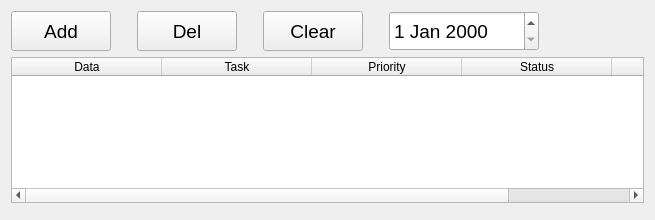
<?xml version="1.0" encoding="UTF-8"?>
<ui version="4.0">
 <class>Form</class>
 <widget class="QWidget" name="Form">
  <property name="geometry">
   <rect>
    <x>0</x>
    <y>0</y>
    <width>655</width>
    <height>220</height>
   </rect>
  </property>
  <property name="minimumSize">
   <size>
    <width>655</width>
    <height>220</height>
   </size>
  </property>
  <property name="font">
   <font>
    <pointsize>14</pointsize>
   </font>
  </property>
  <property name="windowTitle">
   <string>Form</string>
  </property>
  <property name="styleSheet">
   <string notr="true">QPushButton{
	margin-right: 20px;
}</string>
  </property>
  <layout class="QVBoxLayout" name="verticalLayout">
   <item>
    <layout class="QHBoxLayout" name="horizontalLayout">
     <item>
      <widget class="QPushButton" name="pushButtonAddRow">
       <property name="sizePolicy">
        <sizepolicy hsizetype="Minimum" vsizetype="Minimum">
         <horstretch>0</horstretch>
         <verstretch>0</verstretch>
        </sizepolicy>
       </property>
       <property name="minimumSize">
        <size>
         <width>120</width>
         <height>40</height>
        </size>
       </property>
       <property name="font">
        <font>
         <pointsize>14</pointsize>
        </font>
       </property>
       <property name="text">
        <string>Add</string>
       </property>
      </widget>
     </item>
     <item>
      <widget class="QPushButton" name="pushButtonDelRow">
       <property name="sizePolicy">
        <sizepolicy hsizetype="Minimum" vsizetype="Minimum">
         <horstretch>0</horstretch>
         <verstretch>0</verstretch>
        </sizepolicy>
       </property>
       <property name="minimumSize">
        <size>
         <width>120</width>
         <height>40</height>
        </size>
       </property>
       <property name="font">
        <font>
         <pointsize>14</pointsize>
        </font>
       </property>
       <property name="text">
        <string>Del</string>
       </property>
      </widget>
     </item>
     <item>
      <widget class="QPushButton" name="pushButtonClear">
       <property name="sizePolicy">
        <sizepolicy hsizetype="Minimum" vsizetype="Minimum">
         <horstretch>0</horstretch>
         <verstretch>0</verstretch>
        </sizepolicy>
       </property>
       <property name="minimumSize">
        <size>
         <width>120</width>
         <height>40</height>
        </size>
       </property>
       <property name="font">
        <font>
         <pointsize>14</pointsize>
        </font>
       </property>
       <property name="text">
        <string>Clear</string>
       </property>
      </widget>
     </item>
     <item>
      <widget class="QDateEdit" name="dateEditTable">
       <property name="minimumSize">
        <size>
         <width>150</width>
         <height>40</height>
        </size>
       </property>
       <property name="maximumSize">
        <size>
         <width>16777215</width>
         <height>40</height>
        </size>
       </property>
      </widget>
     </item>
     <item>
      <spacer name="horizontalSpacer_2">
       <property name="orientation">
        <enum>Qt::Horizontal</enum>
       </property>
       <property name="sizeHint" stdset="0">
        <size>
         <width>40</width>
         <height>20</height>
        </size>
       </property>
      </spacer>
     </item>
    </layout>
   </item>
   <item>
    <widget class="QTableWidget" name="tableWidget">
     <property name="sizePolicy">
      <sizepolicy hsizetype="Expanding" vsizetype="Expanding">
       <horstretch>0</horstretch>
       <verstretch>99</verstretch>
      </sizepolicy>
     </property>
     <attribute name="horizontalHeaderCascadingSectionResizes">
      <bool>true</bool>
     </attribute>
     <attribute name="horizontalHeaderDefaultSectionSize">
      <number>150</number>
     </attribute>
     <attribute name="horizontalHeaderShowSortIndicator" stdset="0">
      <bool>true</bool>
     </attribute>
     <attribute name="horizontalHeaderStretchLastSection">
      <bool>true</bool>
     </attribute>
     <attribute name="verticalHeaderStretchLastSection">
      <bool>true</bool>
     </attribute>
     <column>
      <property name="text">
       <string>Data</string>
      </property>
     </column>
     <column>
      <property name="text">
       <string>Task</string>
      </property>
     </column>
     <column>
      <property name="text">
       <string>Priority</string>
      </property>
     </column>
     <column>
      <property name="text">
       <string>Status</string>
      </property>
     </column>
     <column>
      <property name="text">
       <string>Goals</string>
      </property>
     </column>
    </widget>
   </item>
   <item>
    <widget class="QFrame" name="frame_7">
     <property name="frameShape">
      <enum>QFrame::StyledPanel</enum>
     </property>
     <property name="frameShadow">
      <enum>QFrame::Raised</enum>
     </property>
     <widget class="QWidget" name="layoutWidget">
      <property name="geometry">
       <rect>
        <x>0</x>
        <y>0</y>
        <width>541</width>
        <height>254</height>
       </rect>
      </property>
      <layout class="QHBoxLayout" name="horizontalLayout_5">
       <item>
        <widget class="QLabel" name="label_3">
         <property name="text">
          <string>TextLabel</string>
         </property>
        </widget>
       </item>
       <item>
        <spacer name="horizontalSpacer">
         <property name="orientation">
          <enum>Qt::Horizontal</enum>
         </property>
         <property name="sizeHint" stdset="0">
          <size>
           <width>40</width>
           <height>20</height>
          </size>
         </property>
        </spacer>
       </item>
       <item>
        <widget class="QPushButton" name="pushButton_2">
         <property name="text">
          <string>PushButton</string>
         </property>
        </widget>
       </item>
       <item>
        <widget class="QPushButton" name="pushButton">
         <property name="text">
          <string>PushButton</string>
         </property>
        </widget>
       </item>
      </layout>
     </widget>
    </widget>
   </item>
  </layout>
 </widget>
 <resources/>
 <connections/>
</ui>
